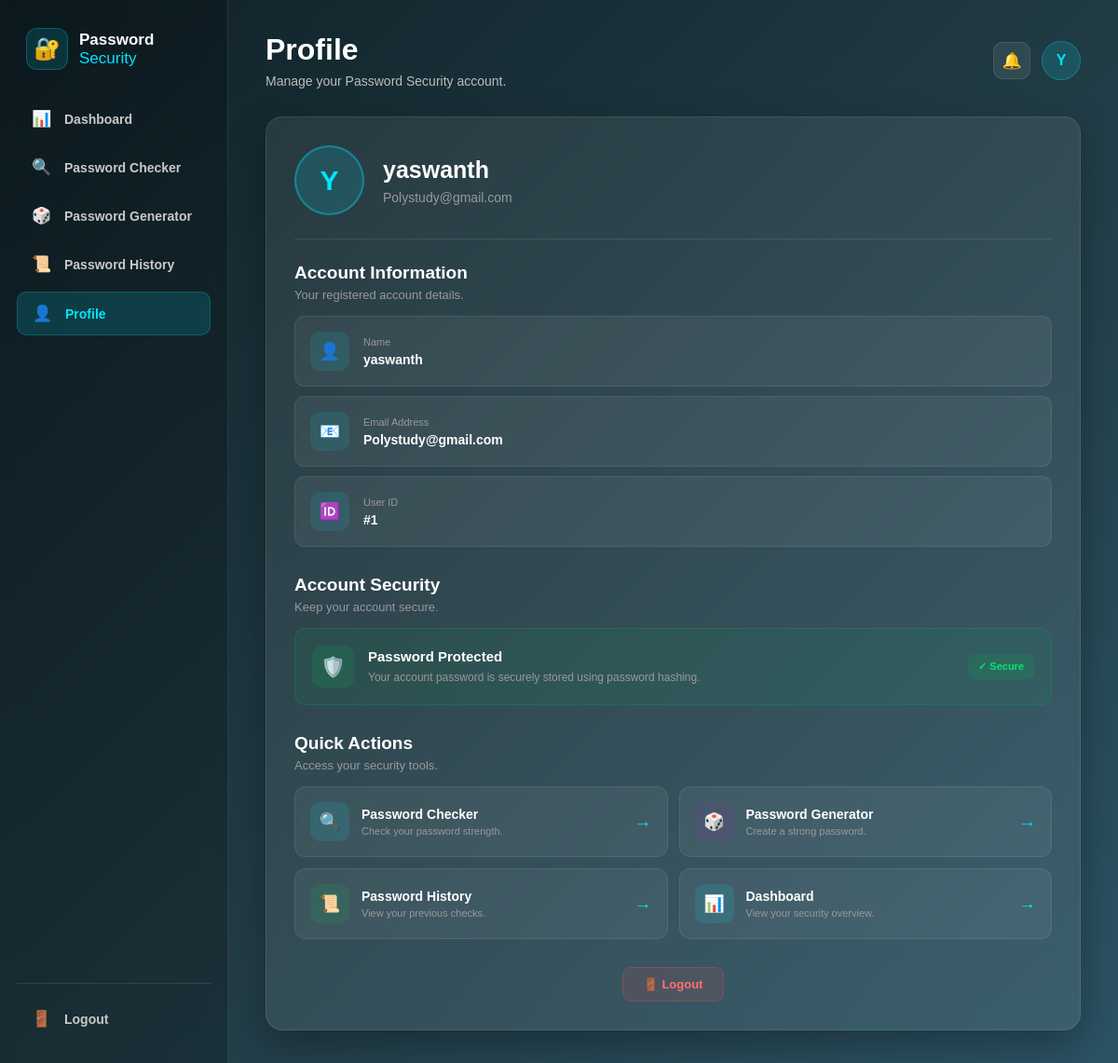
Screenshot of /profile (signed in) with the database file from the repository.
### tables this page shows
CREATE TABLE users (
            id INTEGER PRIMARY KEY AUTOINCREMENT,
            name TEXT NOT NULL,
            email TEXT UNIQUE NOT NULL,
            password TEXT NOT NULL
        );

### app.py (the view)
@app.route("/profile")
def profile():
    if "user_id" not in session:
        return redirect(url_for("login"))
    user = get_user_by_email(session["user_email"])
    if user is None:
        session.clear()
        return redirect(url_for("login"))
    return render_template(
        "profile.html",
        user=user
    )

### database.py (called while the page is built)
def get_db():
    connection = sqlite3.connect(DATABASE)
    connection.row_factory = sqlite3.Row
    return connection

def get_user_by_email(email):
    connection = get_db()
    cursor = connection.cursor()
    cursor.execute(
        """
        SELECT *
        FROM users
        WHERE email = ?
        """,
        (email,)
    )
    user = cursor.fetchone()
    connection.close()
    return user

### templates/profile.html (shortened to what this page needs)
<!DOCTYPE html>
<html lang="en">
<head>
<link
    rel="stylesheet"
    href="{{ url_for('static', filename='css/profile.css') }}"
>
</head>
<body>
<aside class="sidebar">
<div class="logo">
    <div class="logo-icon">
        🔐
    </div>
    <div class="logo-text">
        <strong>Password</strong>
        <span>Security</span>
    </div>
</div>
<nav class="sidebar-nav">
    <a href="/dashboard" class="nav-item">
        <span>📊</span>
        Dashboard
    </a>
    <a href="/" class="nav-item">
        <span>🔍</span>
        Password Checker
    </a>
    <a href="/generator" class="nav-item">
        <span>🎲</span>
        Password Generator
    </a>
    <a href="/history" class="nav-item">
        <span>📜</span>
        Password History
    </a>
    <a href="/profile" class="nav-item active">
        <span>👤</span>
        Profile
    </a>
</nav>
<div class="sidebar-bottom">
    <a
        href="{{ url_for('logout') }}"
        class="nav-item"
    >
        <span>🚪</span>
        Logout
    </a>
</div>
</aside>
<main class="main-content">
<header class="top-header">
    <div>
        <h1>Profile</h1>
        <p>
            Manage your Password Security account.
        </p>
    </div>
    <div class="user-area">
        <div class="notification">
            🔔
        </div>
        <div class="user-avatar">
            {{ user["name"][0].upper() }}
        </div>
    </div>
</header>
<section class="profile-container">
    <div class="profile-header">
        <div class="profile-avatar">
            {{ user["name"][0].upper() }}
        </div>
        <div>
            <h2>
                {{ user["name"] }}
            </h2>
            <p>
                {{ user["email"] }}
            </p>
        </div>
    </div>
    <div class="section-heading">
        <div>
            <h2>Account Information</h2>
            <p>
                Your registered account details.
            </p>
        </div>
    </div>
    <div class="profile-info">
        <div class="info-row">
            <div class="info-icon">
                👤
            </div>
            <div class="info-content">
                <span>Name</span>
                <strong>
                    {{ user["name"] }}
                </strong>
            </div>
        </div>
        <div class="info-row">
            <div class="info-icon">
                📧
            </div>
            <div class="info-content">
                <span>Email Address</span>
                <strong>
                    {{ user["email"] }}
                </strong>
            </div>
        </div>
        <div class="info-row">
            <div class="info-icon">
                🆔
            </div>
            <div class="info-content">
                <span>User ID</span>
                <strong>
                    #{{ user["id"] }}
                </strong>
            </div>
        </div>
    </div>
    <div class="section-heading security-heading">
        <div>
            <h2>Account Security</h2>
            <p>
                Keep your account secure.
            </p>
        </div>
    </div>
    <div class="security-card">
        <div class="security-icon">
            🛡️
        </div>
        <div class="security-content">
            <h3>
                Password Protected
            </h3>
            <p>
                Your account password is securely
                stored using password hashing.
            </p>
        </div>
        <div class="security-status">
            ✓ Secure
        </div>
    </div>
    <div class="section-heading actions-heading">
        <div>
            <h2>Quick Actions</h2>
            <p>
                Access your security tools.
            </p>
        </div>
    </div>
    <div class="actions-grid">
        <a
            href="/"
            class="action-card"
        >
            <div class="action-icon blue">
                🔍
            </div>
            <div>
                <h3>
                    Password Checker
                </h3>
                <p>
                    Check your password strength.
                </p>
            </div>
            <span class="arrow">
                →
            </span>
        </a>
        <a
            href="/generator"
            class="action-card"
        >
            <div class="action-icon purple">
                🎲
            </div>
            <div>
                <h3>
                    Password Generator
                </h3>
                <p>
                    Create a strong password.
                </p>
            </div>
            <span class="arrow">
                →
            </span>
        </a>
        <a
            href="/history"
            class="action-card"
        >
            <div class="action-icon green">
                📜
            </div>
            <div>
                <h3>
                    Password History
                </h3>
                <p>
                    View your previous checks.
                </p>
            </div>
            <span class="arrow">
                →
            </span>
        </a>
        <a
            href="/dashboard"
            class="action-card"
        >
            <div class="action-icon cyan">
                📊
            </div>
            <div>
                <h3>
                    Dashboard
                </h3>
                <p>
                    View your security overview.
                </p>
            </div>
            <span class="arrow">
                →
            </span>
        </a>
    </div>
    <div class="logout-section">
        <a
            href="{{ url_for('logout') }}"
            class="logout-button"
        >
            🚪 Logout
        </a>
    </div>
</section>
</main>
</body>
</html>

### rows the page displays
users: name "Y", name "yaswanth", email "Polystudy@gmail.com", id "1"
